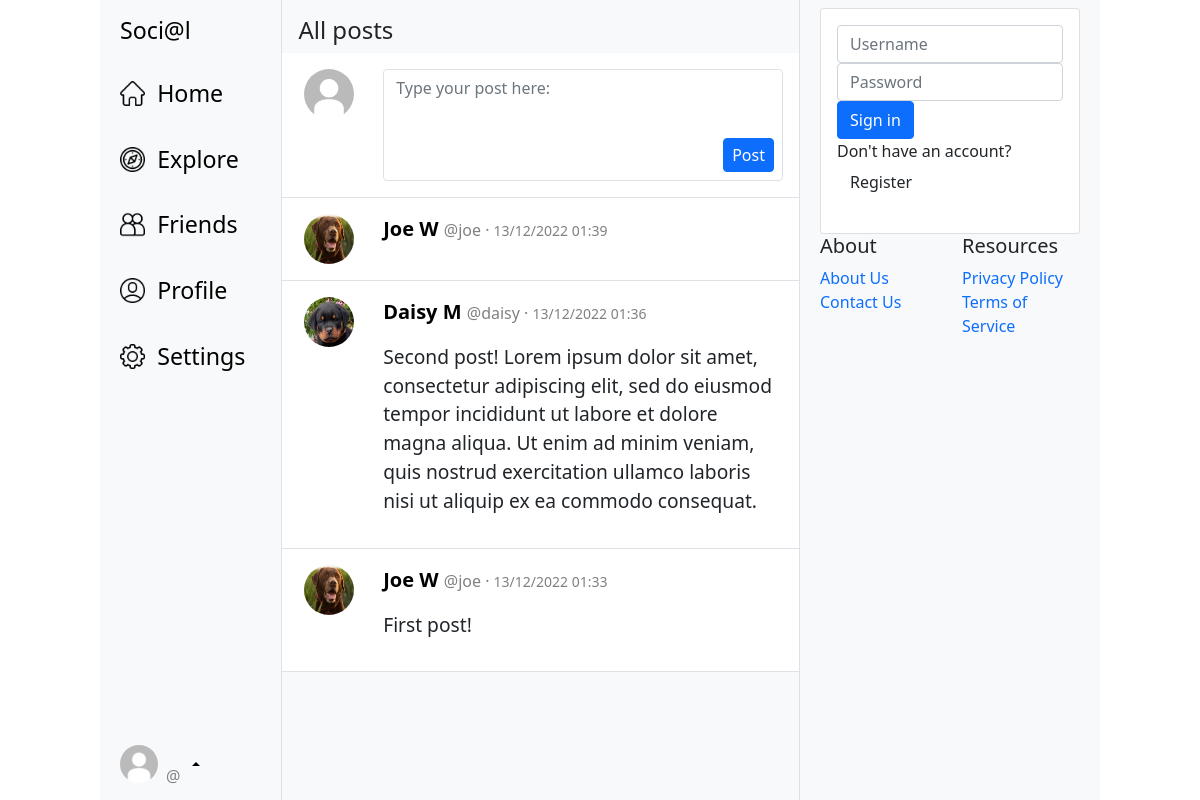
/explore, run on the app's committed database.
### app/models.py (models this page shows, shortened)
class Post(db.Model):
    id = db.Column(db.Integer, primary_key=True)
    poster_id = db.Column(db.Integer, db.ForeignKey("user.id"))
    time_posted = db.Column(db.DateTime, default=datetime.utcnow, nullable=False)
    body = db.Column(db.String(300), nullable=False)

class User(UserMixin, db.Model):
    id = db.Column(db.Integer, primary_key=True)
    username = db.Column(db.String(80), unique=True, nullable=False)
    password = db.Column(db.String(128), nullable=False)
    salt = db.Column(db.String(16), nullable=False)
    display_name = db.Column(db.String(80), nullable=False)
    active = db.Column(db.Boolean, nullable=False, default=True)
    posts = db.relationship("Post", backref="user", lazy="dynamic")
    friends = db.relationship(  # friendship many-to-many relationship betwen users
        "User",
        secondary="friendship",
        primaryjoin="User.id == Friendship.user1_id",
        secondaryjoin="User.id == Friendship.user2_id",
        lazy="dynamic"
    )

### app/views.py (the view)
@app.route("/explore")
def explore():
    posts = models.Post.query \
        .with_entities(models.User.username, models.User.display_name, models.Post.time_posted, models.Post.body) \
        .join(models.User, models.Post.poster_id == models.User.id) \
        .order_by(desc(models.Post.time_posted))
    return render_template("posts.html",
                           title="Explore",
                           content_heading="All posts",
                           current_user=current_user,
                           posts=posts)

### app/templates/posts.html
{% extends "base.html" %}
{% block content %}
    {% include "/cards/new-post.html" %}
    {%  for post in posts %}
        {% include "/cards/post.html" %}
    {% endfor %}
{% endblock content %}

### app/templates/cards/post.html
<div class="card border-0 border-bottom rounded-0">
    <div class="card-body">
        <div class="row">
            <div class="col-2 text-center">
                <a href="/profile/{{ post.username }}">
                    <img src="/static/assets/profile-imgs/{{ post.username }}.jpg"
                         width="50" height="50" alt="Profile Image" class="rounded-circle profile-img">
                </a>
            </div>
            <div class="col-10">
                <a class="m-0" href="/profile/{{ post.username }}">
                    <p class="post-username-text">
                        <span style="font-weight: 550">{{ post.display_name }}</span>
                        <span style="font-size: 0.8em; color:gray">@{{ post.username }} · </span>
                        <span style="font-size: 0.7em; color:gray">{{ post.time_posted.strftime("%d/%m/%Y %H:%M") }}</span>
                    </p>
                </a>
                <p style="font-size: 1.2em">{{ post.body }}</p>
            </div>
        </div>
    </div>
</div>

### app/static/css/custom-style.css (style rules this page uses)
a:hover, a:visited, a:link, a:active { text-decoration: none; }
.post-username-text { font-size: 1.25em; color: black; }

### data on the page
Post: display_name "Joe W", username "joe", time_posted "13/12/2022 01:39"
Post: username (picture), display_name "Daisy M", username "daisy", time_posted "13/12/2022 01:36", body "Second post! Lorem ipsum dolor sit amet, consectetur adipiscing elit, sed do eiusmod tempor incididunt ut labore et dolore magna aliqua. Ut enim ad minim veniam, quis nostrud exercitation ullamco laboris nisi ut aliquip ex ea commodo consequat."
Post: display_name "Joe W", username "joe", time_posted "13/12/2022 01:33", body "First post!"

### other printed values
{{ nav_link | capitalize }} "Home" "Explore" "Friends" "Profile" "Settings"
{{ content_heading }} "All posts"
